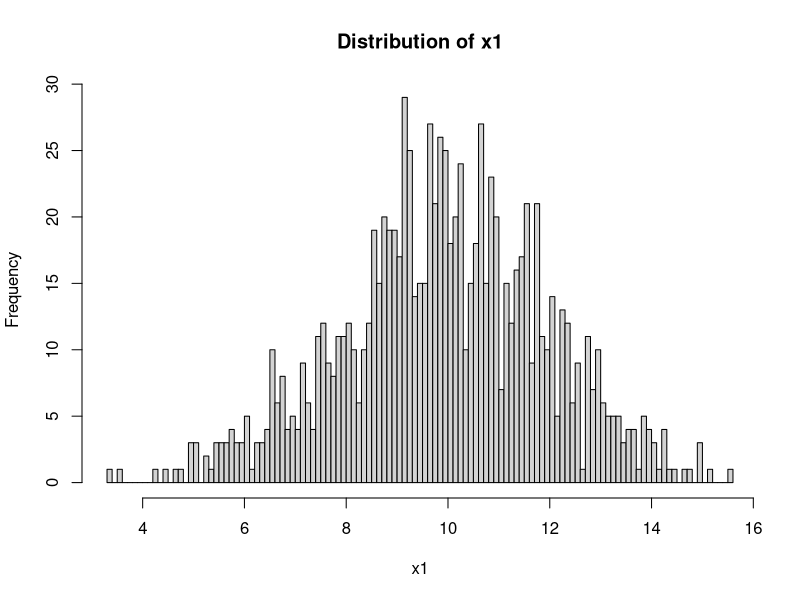
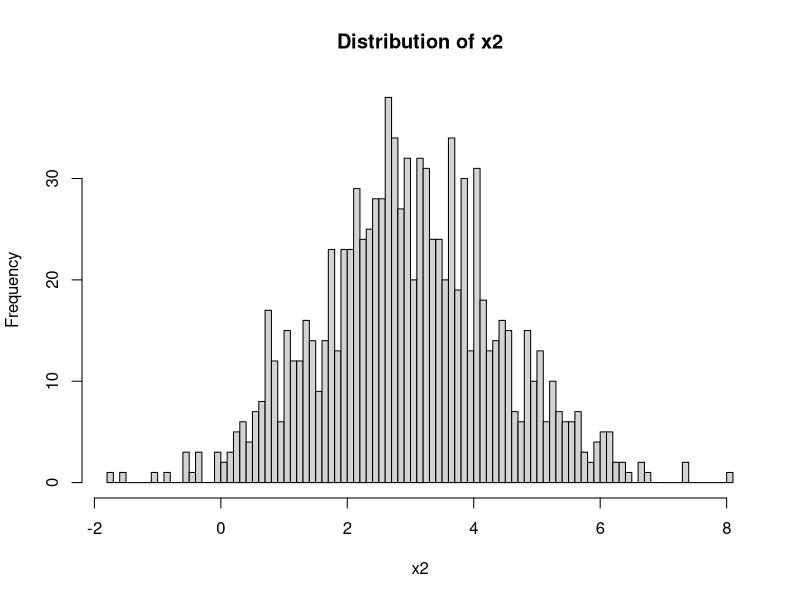
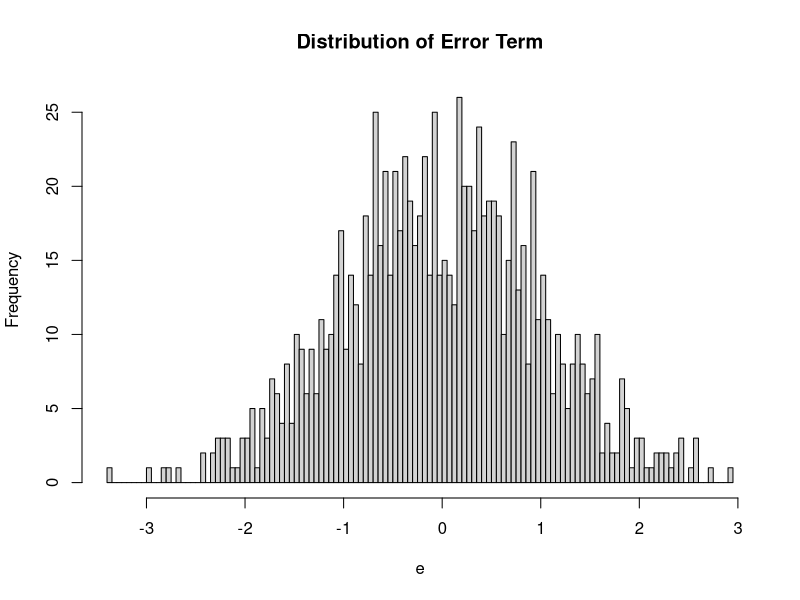
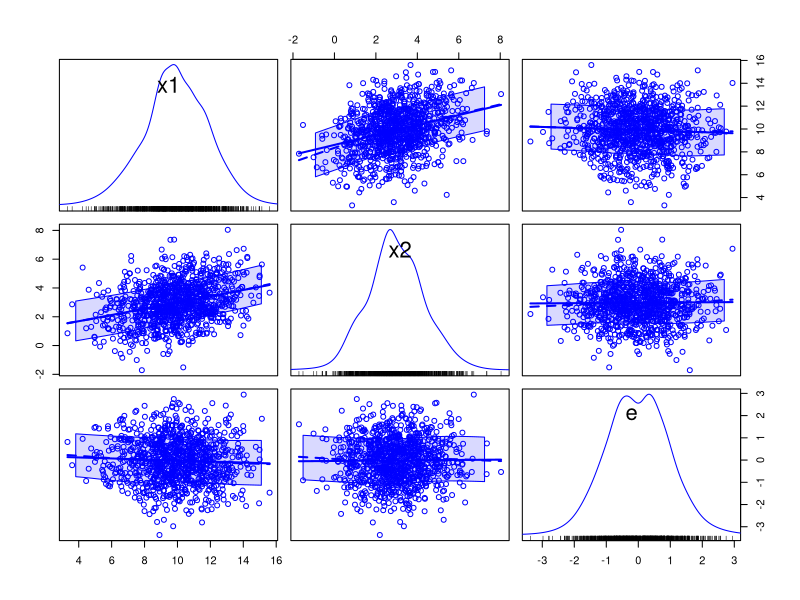
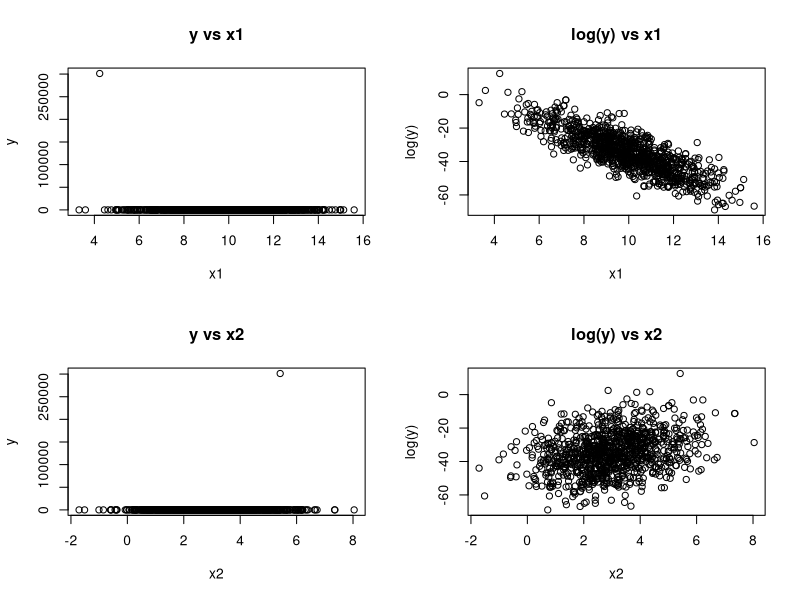
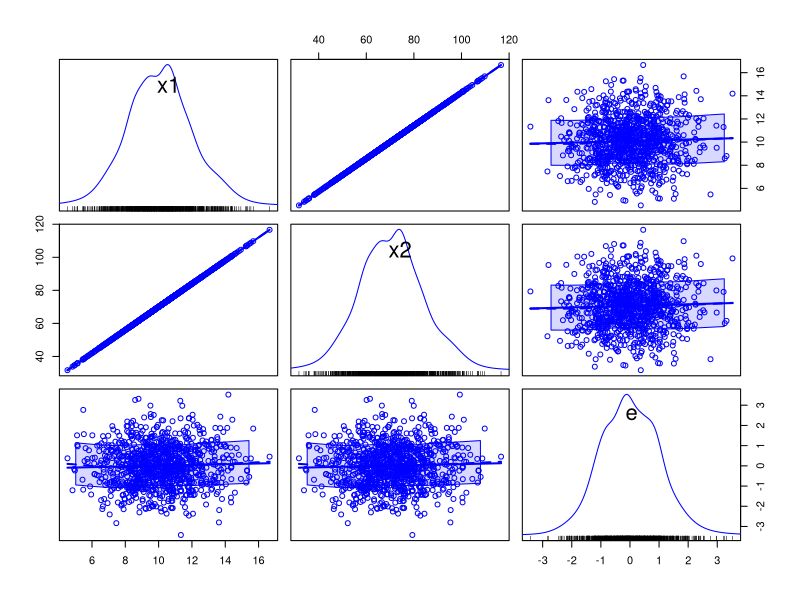
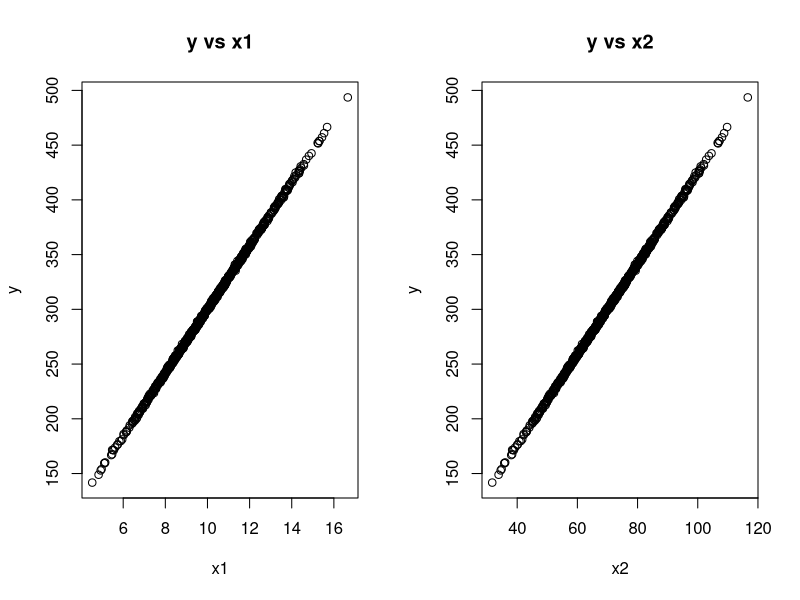
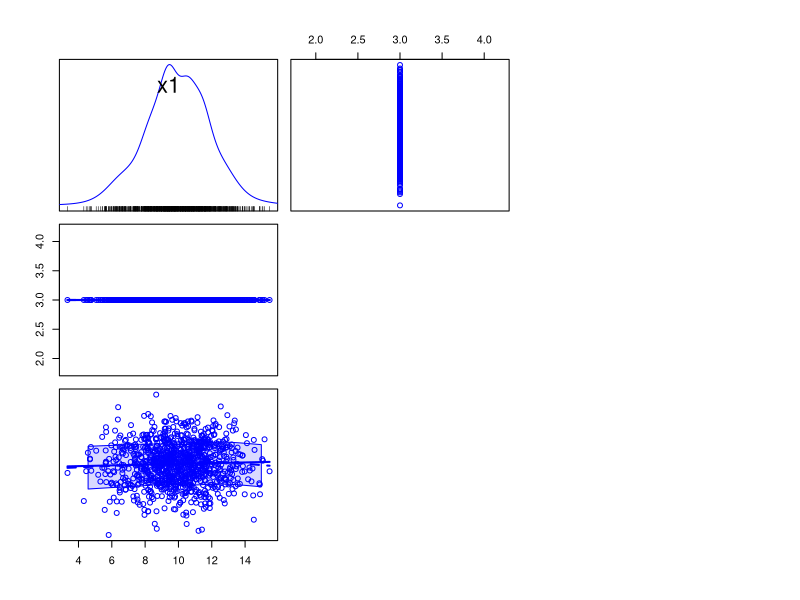

Reproduce these figures in R, in order. (Note: this script raises an error after producing the figures.)
# ======================================================================
# BIAS AND EFFICIENCY ILLUSTRATION - GAUSS MARKOV THEOREM
# ======================================================================

# This program illustrates bias and efficiency issues when Gauss-Markov assumptions fail
# Key concepts:
# - Bias: deviation of expected value of sample parameter estimate from "true" population parameter
# - Efficiency: the variance of the sample parameter estimate should be as small as possible
# - Consistency: distribution of sample parameter estimate should converge to population as n increases

# --------------------- SETUP AND PACKAGE LOADING ----------------------
# Load required packages
# install.packages("MASS")  # Uncomment to install if needed
library(MASS)               # For multivariate normal distribution
# install.packages("car")   # Uncomment to install if needed
library(car)                # For scatterplot matrices

# ---------------------- GAUSS-MARKOV THEOREM -------------------------
# OLS is Best (lowest variance) Linear Unbiased Estimator (BLUE) IF:
# 1. True model linear in parameters and residuals: y = b0 + b1*x1 + b2*x2 + e
# 2. X variables (right hand side) are not constants or perfectly correlated
# 3. Residuals "e" have constant variance (homoskedasticity vs. heteroskedastic)
# 4. Residuals "e" are uncorrelated with each other (no peer effects, no serial correlation)
# 5. All X variables are uncorrelated with the residual e (no endogeneity)

# In each case we will run linear regression y = b0 + b1*x1 + b2*x2 + e
# but the "true" model or "data generating process" will violate an assumption

# ================ PART 1: TRUE MODEL IS NOT LINEAR ================

# Set seed for reproducibility
set.seed(826)

# Create covariance matrix for x1, x2, and e 
covariance_matrix <- matrix(c(4,1,0,1,2,0,0,0,1), 3, 3)
covariance_matrix  # Notice e does not covary with x1 or x2 (assumption 5) 
                   # Also x1 and x2 can covary, but not perfectly (assumption 2)

# Define mean vector for x1, x2, and e
mean_vector <- c(10, 3, 0)

# Generate multivariate normal data
simulated_data <- mvrnorm(n=1000, mu=mean_vector, Sigma=covariance_matrix)

# Assign column names and convert to data frame
colnames(simulated_data) <- c("x1", "x2", "e")
simulated_data <- as.data.frame(simulated_data)
head(simulated_data)

# Visualize the distributions
hist(simulated_data$x1, breaks = 100, main="Distribution of x1", 
     xlab="x1", ylab="Frequency")
hist(simulated_data$x2, breaks = 100, main="Distribution of x2",
     xlab="x2", ylab="Frequency") 
hist(simulated_data$e, breaks = 100, main="Distribution of Error Term",
     xlab="e", ylab="Frequency")

# Check sample covariance and correlation matrices
cov(simulated_data)
cor(simulated_data)

# Create scatterplot matrix
scatterplotMatrix(simulated_data)

# Generate non-linear outcome variable
outcome_y <- exp(10 - 6*simulated_data$x1 + 5*simulated_data$x2 + simulated_data$e)
# Note: log(y) is linear in parameters and residual, but y is not

# Plot relationships
par(mfrow=c(2,2))
plot(simulated_data$x1, outcome_y, main="y vs x1", xlab="x1", ylab="y")
plot(simulated_data$x1, log(outcome_y), main="log(y) vs x1", xlab="x1", ylab="log(y)")
plot(simulated_data$x2, outcome_y, main="y vs x2", xlab="x2", ylab="y")
plot(simulated_data$x2, log(outcome_y), main="log(y) vs x2", xlab="x2", ylab="log(y)")
par(mfrow=c(1,1))

# Run linear regression (will be biased due to non-linearity)
model_misspecified <- lm(outcome_y ~ x1 + x2, data=simulated_data)
summary(model_misspecified)

# Run correct model with log transformation
model_correct <- lm(log(outcome_y) ~ x1 + x2, data=simulated_data)
summary(model_correct)
# Note how coefficients in log model are close to true values: 10, -6, 5

# ================ PART 2: PERFECT MULTICOLLINEARITY ================

# Set seed for reproducibility
set.seed(826)

# Create covariance matrix for x1 and e
covariance_matrix <- matrix(c(4,0,0,1), 2, 2)
covariance_matrix  # Notice e does not covary with x1 (assumption 5)

# Define mean vector for x1 and e
mean_vector <- c(10, 0)

# Generate multivariate normal data
simulated_data <- mvrnorm(n=1000, mu=mean_vector, Sigma=covariance_matrix)

# Create x2 as perfect multiple of x1 (violates assumption 2)
x2_values <- 7 * simulated_data[,1]
simulated_data <- as.data.frame(cbind(simulated_data[,1], x2_values, simulated_data[,2]))

# Assign column names
colnames(simulated_data) <- c("x1", "x2", "e")
head(simulated_data)

# Check sample covariance and correlation
cov(simulated_data)
cor(simulated_data)

# Create scatterplot matrix
scatterplotMatrix(simulated_data)

# Generate linear outcome variable
outcome_y <- 10 - 6*simulated_data$x1 + 5*simulated_data$x2 + simulated_data$e
# Note: y is linear in parameters (satisfies assumption 1)

# Plot relationships
par(mfrow=c(1,2))
plot(simulated_data$x1, outcome_y, main="y vs x1", xlab="x1", ylab="y")
plot(simulated_data$x2, outcome_y, main="y vs x2", xlab="x2", ylab="y")
par(mfrow=c(1,1))

# Run linear regression with perfect multicollinearity
# Note: Some stats packages will not produce output due to perfect correlation
model_multicollinear <- lm(outcome_y ~ x1 + x2, data=simulated_data)
summary(model_multicollinear)
# Why an intercept of 10 and coefficient of 29? Because -6 + 5*7 = 29

# Demonstrate that intercept-only model works (intercept can be constant)
mean(outcome_y)
summary(lm(outcome_y ~ 1))

# CASE: CONSTANT VARIABLE
# Set seed for reproducibility
set.seed(826)

# Covariance matrix with x2 having zero variance (constant)
covariance_matrix <- matrix(c(4,0,0,0,0,0,0,0,1), 3, 3)
covariance_matrix  # Notice e does not covary with x1 or x2 (assumption 5)
                   # But x2 has no variance (violates assumption 2)

# Define mean vector
mean_vector <- c(10, 3, 0)

# Generate data
simulated_data <- mvrnorm(n=1000, mu=mean_vector, Sigma=covariance_matrix)

# Assign column names and convert to data frame
colnames(simulated_data) <- c("x1", "x2", "e")
simulated_data <- as.data.frame(simulated_data)
head(simulated_data)

# Check sample statistics
cov(simulated_data)
cor(simulated_data)
scatterplotMatrix(simulated_data)

# Generate linear outcome
outcome_y <- 10 - 6*simulated_data$x1 + 5*simulated_data$x2 + simulated_data$e
par(mfrow=c(1,2))
plot(simulated_data$x1, outcome_y, main="y vs x1", xlab="x1", ylab="y")
plot(simulated_data$x2, outcome_y, main="y vs x2", xlab="x2", ylab="y")
par(mfrow=c(1,1))

# Run linear regression
model_constant <- lm(outcome_y ~ x1 + x2, data=simulated_data)
summary(model_constant)
# Why an intercept of 25 and coefficient of -6? Because 10 + 5*3 = 25

# ================ PART 3: HETEROSKEDASTICITY ================

# Set seed for reproducibility
set.seed(826)

# Covariance matrix for x1 and x2
covariance_matrix <- matrix(c(4,1,1,2), 2, 2)
covariance_matrix       

# Define mean vector
mean_vector <- c(10, 3)

# Generate data for predictors
predictors <- mvrnorm(n=1000, mu=mean_vector, Sigma=covariance_matrix)

# Create two different error structures
# 1. Homoskedastic errors (constant variance)
homoskedastic_errors <- rnorm(n=1000, mean=0, sd=1)

# 2. Heteroskedastic errors (variance depends on x1 and x2)
error_variance <- (homoskedastic_errors^2) * (predictors[,1]^2 + predictors[,2]^2)
heteroskedastic_errors <- rnorm(n=1000, mean=0, sd=sqrt(error_variance))

# Create data frames for both cases
homoskedastic_data <- as.data.frame(cbind(predictors, homoskedastic_errors))
colnames(homoskedastic_data) <- c("x1", "x2", "e1")

heteroskedastic_data <- as.data.frame(cbind(predictors, heteroskedastic_errors))
colnames(heteroskedastic_data) <- c("x1", "x2", "e2")

# Visualize the data
scatterplotMatrix(homoskedastic_data)
scatterplotMatrix(heteroskedastic_data)

# Generate outcome variables
outcome_y1 <- 10 - 6*homoskedastic_data$x1 + 5*homoskedastic_data$x2 + homoskedastic_data$e1
outcome_y2 <- 10 - 6*heteroskedastic_data$x1 + 5*heteroskedastic_data$x2 + heteroskedastic_data$e2

# Plot outcomes
par(mfrow=c(1,2))
plot(homoskedastic_data$x1, outcome_y1, main="y1 (Homoskedastic) vs x1", 
     xlab="x1", ylab="y1")
plot(heteroskedastic_data$x1, outcome_y2, main="y2 (Heteroskedastic) vs x1", 
     xlab="x1", ylab="y2")
par(mfrow=c(1,1))

# Run linear regressions
model_homoskedastic <- lm(outcome_y1 ~ x1 + x2, data=homoskedastic_data)
summary(model_homoskedastic)

model_heteroskedastic <- lm(outcome_y2 ~ x1 + x2, data=heteroskedastic_data)
summary(model_heteroskedastic)
# Note differences in coefficient standard errors, residual std error, and R-squared

# ================ PART 4: SERIAL CORRELATION ================

# Set seed for reproducibility
set.seed(826)

# Covariance matrix for x1 and x2
covariance_matrix <- matrix(c(4,1,1,2), 2, 2)
covariance_matrix       

# Define mean vector
mean_vector <- c(10, 3)

# Generate data for predictors
predictors <- mvrnorm(n=1000, mu=mean_vector, Sigma=covariance_matrix)

# Create two different error structures
# 1. Independent errors (no serial correlation)
independent_errors <- rnorm(n=1000, mean=0, sd=1)

# 2. Serially correlated errors (AR(1) process)
correlated_errors <- arima.sim(model=list(ar=c(0.8)), n=1000, sd=1)

# Create data frames for both cases
independent_data <- as.data.frame(cbind(predictors, independent_errors))
colnames(independent_data) <- c("x1", "x2", "e1")

correlated_data <- as.data.frame(cbind(predictors, correlated_errors))
colnames(correlated_data) <- c("x1", "x2", "e2")

# Visualize the data
scatterplotMatrix(independent_data)
scatterplotMatrix(correlated_data)

# Generate outcome variables
outcome_y1 <- 10 - 6*independent_data$x1 + 5*independent_data$x2 + independent_data$e1
outcome_y2 <- 10 - 6*correlated_data$x1 + 5*correlated_data$x2 + correlated_data$e2

# Plot outcomes
par(mfrow=c(1,2))
plot(independent_data$x1, outcome_y1, main="y1 (Independent Errors) vs x1", 
     xlab="x1", ylab="y1")
plot(correlated_data$x1, outcome_y2, main="y2 (Correlated Errors) vs x1", 
     xlab="x1", ylab="y2")
par(mfrow=c(1,1))

# Run linear regressions
model_independent <- lm(outcome_y1 ~ x1 + x2, data=independent_data)
summary(model_independent)

model_correlated <- lm(outcome_y2 ~ x1 + x2, data=correlated_data)
summary(model_correlated)
# Note differences in standard errors and other statistics

# ================ PART 5: ENDOGENEITY ================

# CASE 5a: DIRECT CORRELATION BETWEEN X AND ERROR
# Set seed for reproducibility
set.seed(826)

# Create a random positive definite covariance matrix
n <- 3
random_matrix <- matrix(runif(n^2)*2-1, ncol=n) 
covariance_matrix <- t(random_matrix) %*% random_matrix
covariance_matrix  # Notice e covaries with x1 and x2 (violates assumption 5)

# Define mean vector
mean_vector <- c(10, 3, 0)

# Generate data
endogenous_data <- mvrnorm(n=1000, mu=mean_vector, Sigma=covariance_matrix)

# Assign column names and convert to data frame
colnames(endogenous_data) <- c("x1", "x2", "e1")
endogenous_data <- as.data.frame(endogenous_data)
head(endogenous_data)

# Visualize the data
hist(endogenous_data$x1, breaks = 100, main="Distribution of x1", 
     xlab="x1", ylab="Frequency")
hist(endogenous_data$x2, breaks = 100, main="Distribution of x2",
     xlab="x2", ylab="Frequency")
hist(endogenous_data$e1, breaks = 100, main="Distribution of Error Term",
     xlab="e1", ylab="Frequency")

# Sample statistics
cov(endogenous_data)
cor(endogenous_data)
scatterplotMatrix(endogenous_data)

# Generate outcome variable
outcome_y1 <- 10 - 6*endogenous_data$x1 + 5*endogenous_data$x2 + endogenous_data$e1

# Plot relationships
par(mfrow=c(1,2))
plot(endogenous_data$x1, outcome_y1, main="y vs x1", xlab="x1", ylab="y")
plot(endogenous_data$x2, outcome_y1, main="y vs x2", xlab="x2", ylab="y")
par(mfrow=c(1,1))

# Run linear regression with endogenous variables
model_endogenous <- lm(outcome_y1 ~ x1 + x2, data=endogenous_data)
summary(model_endogenous)
# Note: Coefficient estimates are biased (differ from true values -6 and 5)

# CASE 5b: OMITTED VARIABLE BIAS
# Set seed for reproducibility
set.seed(826)

# Covariance matrix for x1, x2, and e
covariance_matrix <- matrix(c(4,1,0,1,2,0,0,0,1), 3, 3)
covariance_matrix  # e does not covary with x1 or x2 (satisfies assumption 5)

# Define mean vector
mean_vector <- c(10, 3, 0)

# Generate data
complete_data <- mvrnorm(n=1000, mu=mean_vector, Sigma=covariance_matrix)

# Assign column names and convert to data frame
colnames(complete_data) <- c("x1", "x2", "e")
complete_data <- as.data.frame(complete_data)

# Generate outcome variable
outcome_y2 <- 10 - 6*complete_data$x1 + 5*complete_data$x2 + complete_data$e

# Run correct regression with both variables
model_complete <- lm(outcome_y2 ~ x1 + x2, data=complete_data)
summary(model_complete)

# Run regression with omitted variable x1
model_omit_x1 <- lm(outcome_y2 ~ x2, data=complete_data)
summary(model_omit_x1)

# Run regression with omitted variable x2
model_omit_x2 <- lm(outcome_y2 ~ x1, data=complete_data)
summary(model_omit_x2)
# Note: Coefficients are biased due to omitted variable bias when x1 and x2 covary

# CASE 5c: AUTOCORRELATED DEPENDENT VARIABLE
# Set seed for reproducibility
set.seed(826)

# Generate an autocorrelated error term (AR(1) process)
ar_errors <- arima.sim(model=list(ar=c(0.8)), n=999, sd=1)

# Generate an autocorrelated dependent variable
ar_outcome <- numeric(1000)
ar_outcome[1] <- rnorm(n=1, mean=10, sd=1)  # Initial value

# Generate AR(1) process: y_t = 10 + 0.4*y_{t-1} + e_t
for(i in 2:1000) {
  ar_outcome[i] <- 10 + 0.4*ar_outcome[i-1] + ar_errors[i-1]
}

# Estimate AR(1) model
arima(ar_outcome, order=c(1,0,0))